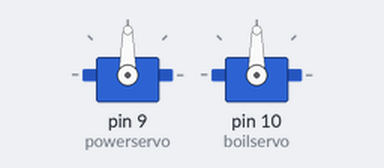
Bench run of a sketch on a simulated Arduino Uno, built with avr-gcc and run on an emulated ATmega328P. Shown: 2 × servo.

Above: at 0.05 s.
At 1.55 s:
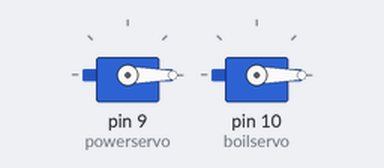
At 3.05 s:
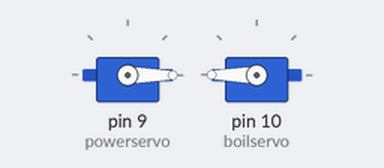
Timing chart, 0 to 7.0 s (numbered marks = the images above):
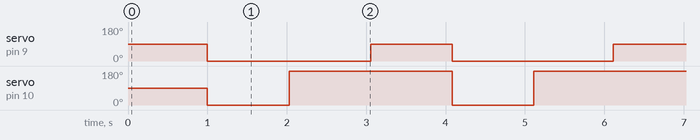

Measured:
- by itself, servo on pin 9 (powerservo): alternates 90° for 1.0 s and 0° for 2.0 s
- by itself, servo on pin 10 (boilservo): alternates 180° for 2.0 s and 0° for 1.0 s

The sketch:

miniServoHotPlatePresses.ino
```cpp
#include <Servo.h>

Servo powerservo;  // create servo object to control a servo
Servo boilservo;  // create servo object to control a servo
// twelve servo objects can be created on most boards

int pos = 0;    // variable to store the servo position

int angle = 90;
int twoangle = 270; // for the second button presser because the servo is oriented differently

void setup() {
  // put your setup code here, to run once:
 powerservo.attach(9);  // attaches the servo on pin 9 to the servo object
 boilservo.attach(10);  // attaches the servo on pin 10 to the servo object
}

//OKay so this whole loop just swings each servo arm down. If its off, the hotplate will turn on, if its on, the hotplate will turn off.
void loop() {
  // put your main code here, to run repeatedly:
 for (pos = 0; pos <= angle; pos += angle) { // goes from 0 degrees to 90 degrees
    // in steps of 1 degree
    powerservo.write(pos);              // tell servo to go to position in variable 'pos'

  }
   delay(1000);
  for (pos = angle; pos >= 0; pos -= angle) { // goes from 90 degrees to 0 degrees
    powerservo.write(pos);              // tell servo to go to position in variable 'pos'

  }
 for (pos = 0; pos <= twoangle; pos -= angle) { // goes from 0 degrees to 270 degrees
    // in steps of 1 degree
    boilservo.write(pos);              // tell servo to go to position in variable 'pos'

  }
   delay(1000);
  for (pos = twoangle; pos >= 0; pos += angle) { // goes from 270 degrees to 0 degrees
    boilservo.write(pos);              // tell servo to go to position in variable 'pos'

  }
     delay(1000);
}
```
